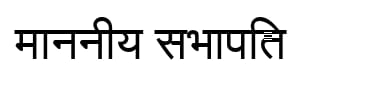
#> input picture images/hindi image.jpeg, 380 x 100 px
$ python -i overlay.py   (imports and definitions only)   (older library calls are emulated)
#> lines starting #> are read from the running program, lines starting #| are printed output that depends on the picture; after the words box and inside, x2 and y2 are one past the last pixel; in counts of white or black regions, pixels touching at a corner belong together
#> further down, picture is the input picture: shape (100, 380, 3); min 0, max 255, mean 233.3
"""
Visual Diagnostics Overlay Generator for OCR Readiness Platform.
Generates explainable visual maps for Blur, Noise, Skew, Text Density, Stroke Width, and Connected Components.
"""

import cv2
import numpy as np
from PIL import Image
from typing import Dict, Tuple


# [26 lines left out: function get_blur_overlay, not called in this run]


def get_noise_overlay(img_bgr: np.ndarray) -> np.ndarray:
    """
    Highlights noisy background patches in red/yellow while ignoring text edges.
    """
    gray = cv2.cvtColor(img_bgr, cv2.COLOR_BGR2GRAY).astype(np.float32)

    # Exclude text stroke edges
    edges = cv2.Canny(gray.astype(np.uint8), 50, 150)
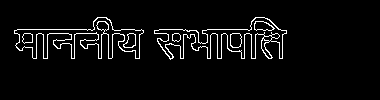
#> edges: shape (100, 380); 4.5% white in thin lines or dots, all inside (x1, y1, x2, y2) = (14, 17, 287, 60)
    edges_dilated = cv2.dilate(edges, np.ones((7, 7), np.uint8))
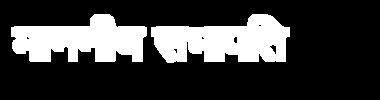
#> edges_dilated: shape (100, 380); 23.8% white; 2 white regions, box (x1, y1, x2, y2) and area: (151, 14, 290, 63) 4697, (11, 14, 147, 62) 4363

    blurred = cv2.GaussianBlur(gray, (5, 5), 0)
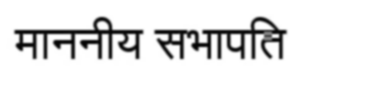
#> blurred: shape (100, 380) float32; min 2.54, max 255, mean 233.3
    residual = np.abs(gray - blurred)
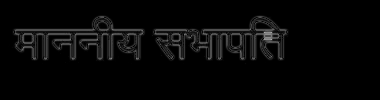
#> residual: shape (100, 380) float32; min 0, max 172.8, mean 7.1

    # Zero out edge regions so only flat noise is mapped
    residual[edges_dilated > 0] = 0

    # Normalize noise intensity map
    norm_noise = cv2.normalize(residual, None, 0, 255, cv2.NORM_MINMAX).astype(np.uint8)

    # Color map for noise: Hot colormap (black=clean, red/yellow=noisy)
    noise_colored = cv2.applyColorMap(norm_noise, cv2.COLORMAP_HOT)
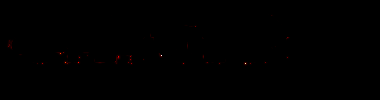
#> noise_colored: shape (100, 380, 3); mean B, G, R 0, 0, 0.3

    overlay = cv2.addWeighted(img_bgr, 0.6, noise_colored, 0.4, 0)
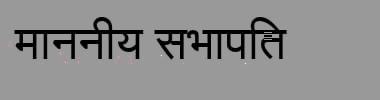
#> overlay: shape (100, 380, 3); mean B, G, R 140, 140, 140.1
    return overlay


# [123 lines left out: functions get_skew_overlay, get_text_density_overlay, get_stroke_width_overlay, get_connected_components_overlay, not called in this run]


OVERLAY_FUNCTIONS = {
    "Blur Heatmap": get_blur_overlay,
    "Noise Map": get_noise_overlay,
    "Skew Angle Line": get_skew_overlay,
    "Text Density BBoxes": get_text_density_overlay,
    "Stroke Width Map": get_stroke_width_overlay,
    "Connected Components": get_connected_components_overlay,
}

>>> import cv2
>>> picture = cv2.imread('images/hindi image.jpeg')
>>> result = get_noise_overlay(picture)

$ run again, on images/kumauni.jpeg
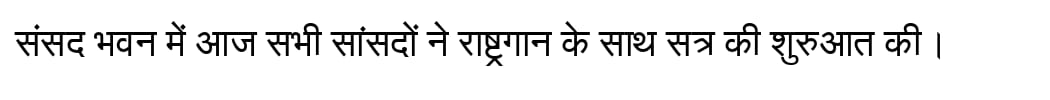
#> input picture images/kumauni.jpeg, 1050 x 100 px
#> picture is the input picture: shape (100, 1050, 3); min 0, max 255, mean 235.6
#> in get_noise_overlay, `edges = cv2.Canny(gray.astype(np.uint8), 50, 150)`:
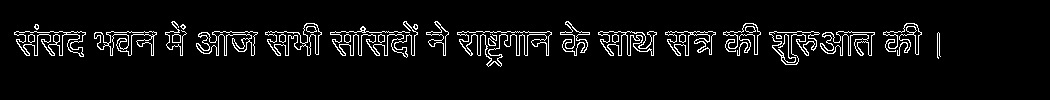
#> edges: shape (100, 1050); 5.4% white in thin lines or dots, all inside (x1, y1, x2, y2) = (14, 21, 941, 67)
#> edges_dilated: shape (100, 1050); 24.6% white; 15 white regions, largest, box (x1, y1, x2, y2) and area: (766, 28, 878, 68) 3350, (454, 28, 555, 70) 2981, (327, 18, 421, 61) 2898
#> in get_noise_overlay, `overlay = cv2.addWeighted(img_bgr, 0.6, noise_colored, 0.4, 0)`:
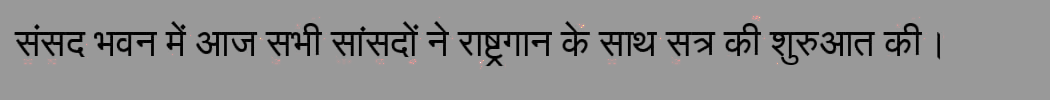
#> overlay: shape (100, 1050, 3); mean B, G, R 141.4, 141.4, 141.5
